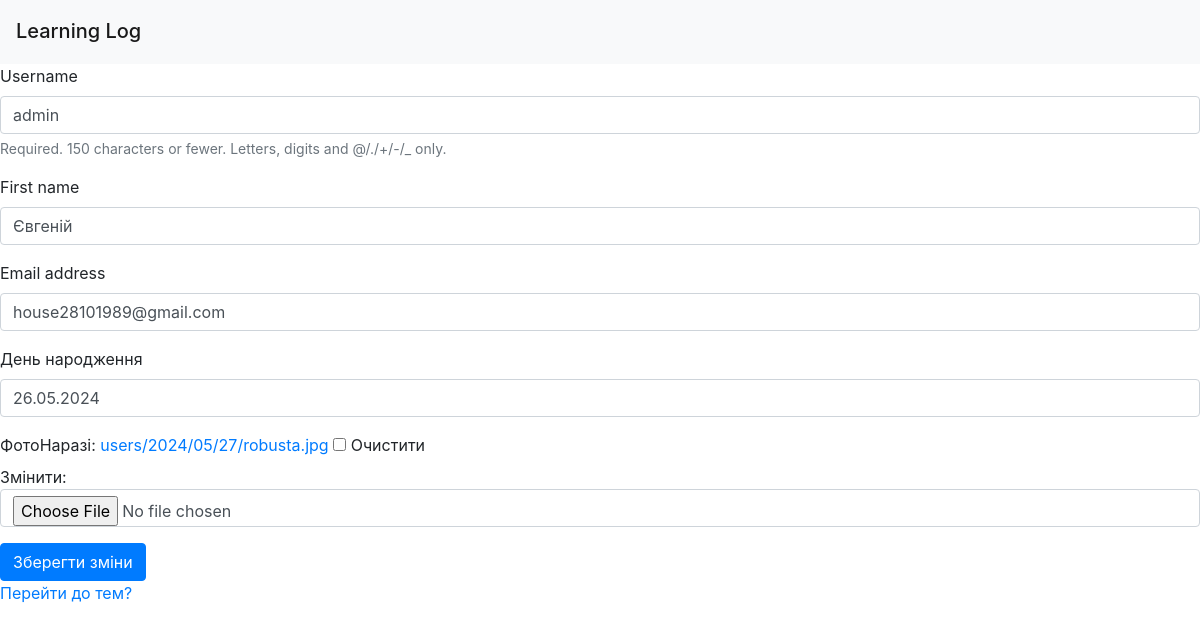
The page /users/profile_edit_user/ (signed in) on the database as committed earlier.
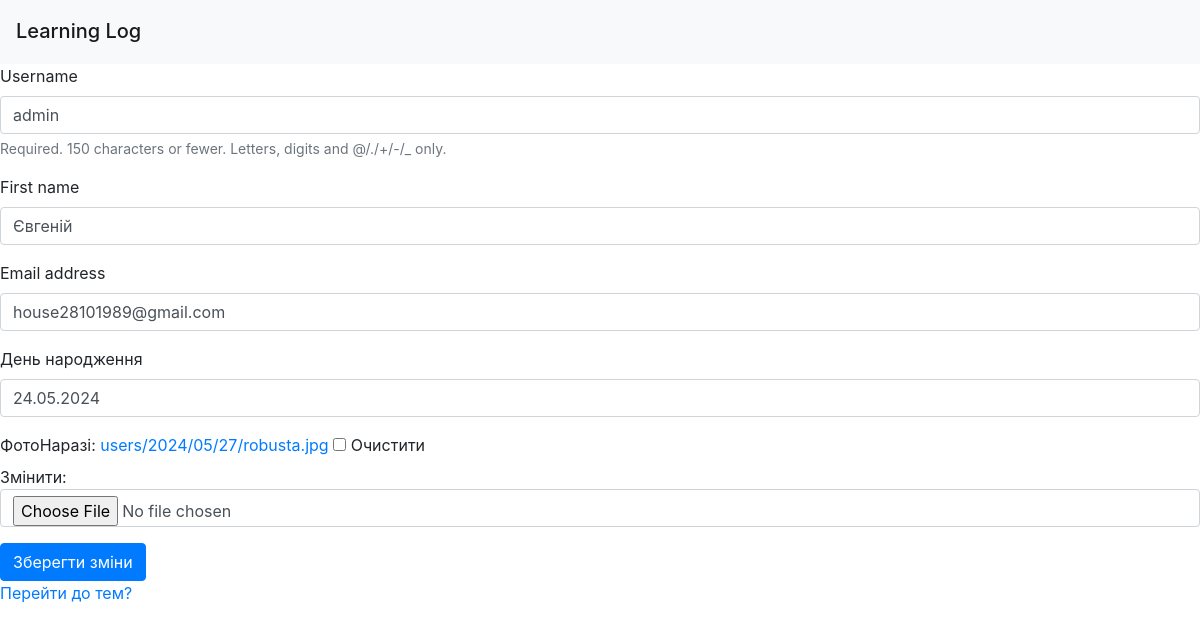
The same page on the database as committed later.
### users/models.py (models this page shows, shortened)
class Profile(models.Model):
    user = models.OneToOneField(settings.AUTH_USER_MODEL, on_delete=models.CASCADE)
    date_birth = models.DateField(blank=True, null=True, verbose_name='День народження')
    photo = models.ImageField(upload_to='users/%Y/%m/%d/', blank=True, verbose_name='Фото')
    class Meta:
        verbose_name_plural = 'Профіль користувачів'

### users/views.py (the view)
# urls.py: path('profile_edit_user/', views.profile_edit_user, name='profile_edit_user'),
@login_required
def profile_edit_user(request):
    if request.method != 'POST':
        user_form = UsersEditForm(instance=request.user)
        profile_form = ProfileEditForm(instance=request.user.profile)
    else:
        user_form = UsersEditForm(instance=request.user, data=request.POST)
        profile_form = ProfileEditForm(instance=request.user.profile, data=request.POST, files=request.FILES)
        if user_form.is_valid() and profile_form.is_valid():
            user_form.save()
            profile_form.save()
    return render(request, 'user/profile_edit_user.html', {'user_form': user_form, 'profile_form': profile_form})

### users/forms.py
class UsersEditForm(forms.ModelForm):
    class Meta:
        model = User
        fields = ['username', 'first_name', 'email']

class ProfileEditForm(forms.ModelForm):
    class Meta:
        model = Profile
        fields = ['date_birth', 'photo']

### users/templates/user/profile_edit_user.html (shortened to what this page needs)
{% extends "main/base.html" %}
{% load bootstrap4 %}
{% block content %}
    <form method="post" enctype="multipart/form-data">
        {% bootstrap_form user_form %}
        {% bootstrap_form profile_form %}
        {% buttons %}
        <button name="submit" class="btn btn-primary">Зберегти зміни</button>
        {% endbuttons %}
    </form>
    <a href="{% url 'main:topics' %}">Перейти до тем?</a>
{% endblock content %}

### main/templates/main/base.html (shortened to what this page needs)
<!DOCTYPE html>
<html lang="en">
<head>
    {% load static %}
    {% load bootstrap4 %}
    <link href="https://stackpath.bootstrapcdn.com/bootstrap/4.5.2/css/bootstrap.min.css" rel="stylesheet">
        <nav class="navbar navbar-expand-lg navbar-light bg-light">
            <h2><a class="navbar-brand" href="{% url 'main:home' %}">Learning Log</a></h2>
        </nav>
    {% bootstrap_css %}
</head>
<body>
    {% block content %}
    {% endblock content %}
</body>
</html>

Rows that differ between the two databases and show on the page:
changed Profile: date_birth "26.05.2024" → "24.05.2024"
